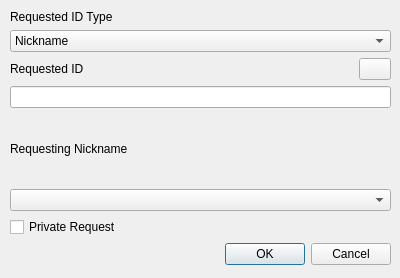
<?xml version="1.0" encoding="UTF-8"?>
<ui version="4.0">
 <class>AddContactDialog</class>
 <widget class="QDialog" name="AddContactDialog">
  <property name="geometry">
   <rect>
    <x>0</x>
    <y>0</y>
    <width>400</width>
    <height>278</height>
   </rect>
  </property>
  <property name="windowTitle">
   <string>Dialog</string>
  </property>
  <widget class="QWidget" name="">
   <property name="geometry">
    <rect>
     <x>10</x>
     <y>10</y>
     <width>381</width>
     <height>255</height>
    </rect>
   </property>
   <layout class="QVBoxLayout" name="verticalLayout_4">
    <item>
     <layout class="QVBoxLayout" name="verticalLayout">
      <item>
       <widget class="QLabel" name="label">
        <property name="text">
         <string>Requested ID Type</string>
        </property>
       </widget>
      </item>
      <item>
       <widget class="QComboBox" name="idTypeComboBox">
        <property name="currentText">
         <string>Nickname</string>
        </property>
        <property name="currentIndex">
         <number>0</number>
        </property>
        <item>
         <property name="text">
          <string>Nickname</string>
         </property>
        </item>
        <item>
         <property name="text">
          <string>Public ID</string>
         </property>
        </item>
       </widget>
      </item>
      <item>
       <layout class="QVBoxLayout" name="verticalLayout_2">
        <item>
         <layout class="QHBoxLayout" name="horizontalLayout" stretch="5,1">
          <property name="spacing">
           <number>0</number>
          </property>
          <item>
           <widget class="QLabel" name="label_2">
            <property name="text">
             <string>Requested ID</string>
            </property>
           </widget>
          </item>
          <item>
           <widget class="QPushButton" name="pastePushButton">
            <property name="sizePolicy">
             <sizepolicy hsizetype="Fixed" vsizetype="Fixed">
              <horstretch>0</horstretch>
              <verstretch>0</verstretch>
             </sizepolicy>
            </property>
            <property name="maximumSize">
             <size>
              <width>32</width>
              <height>16777215</height>
             </size>
            </property>
            <property name="toolTip">
             <string>Paste ID</string>
            </property>
            <property name="text">
             <string/>
            </property>
            <property name="icon">
             <iconset resource="pippip.qrc">
              <normaloff>:/mainwindow/images/652762-clipboard-alt-480.png</normaloff>:/mainwindow/images/652762-clipboard-alt-480.png</iconset>
            </property>
           </widget>
          </item>
         </layout>
        </item>
        <item>
         <widget class="QLineEdit" name="requestedIdLineEdit"/>
        </item>
       </layout>
      </item>
     </layout>
    </item>
    <item>
     <layout class="QVBoxLayout" name="verticalLayout_3">
      <item>
       <widget class="QLabel" name="label_3">
        <property name="text">
         <string>Requesting Nickname</string>
        </property>
       </widget>
      </item>
      <item>
       <widget class="QComboBox" name="nicknameComboBox"/>
      </item>
     </layout>
    </item>
    <item>
     <widget class="QCheckBox" name="privateCheckBox">
      <property name="text">
       <string>Private Request</string>
      </property>
     </widget>
    </item>
    <item>
     <widget class="QDialogButtonBox" name="buttonBox">
      <property name="orientation">
       <enum>Qt::Horizontal</enum>
      </property>
      <property name="standardButtons">
       <set>QDialogButtonBox::Cancel|QDialogButtonBox::Ok</set>
      </property>
     </widget>
    </item>
   </layout>
  </widget>
  <zorder>label_2</zorder>
  <zorder>pastePushButton</zorder>
  <zorder>buttonBox</zorder>
  <zorder>nicknameComboBox</zorder>
  <zorder>label_3</zorder>
  <zorder>label_2</zorder>
  <zorder>pastePushButton</zorder>
  <zorder>idTypeComboBox</zorder>
  <zorder>label</zorder>
  <zorder>privateCheckBox</zorder>
  <zorder>requestedIdLineEdit</zorder>
  <zorder>label_2</zorder>
  <zorder>pastePushButton</zorder>
 </widget>
 <resources>
  <include location="pippip.qrc"/>
 </resources>
 <connections>
  <connection>
   <sender>buttonBox</sender>
   <signal>accepted()</signal>
   <receiver>AddContactDialog</receiver>
   <slot>accept()</slot>
   <hints>
    <hint type="sourcelabel">
     <x>248</x>
     <y>254</y>
    </hint>
    <hint type="destinationlabel">
     <x>157</x>
     <y>274</y>
    </hint>
   </hints>
  </connection>
  <connection>
   <sender>buttonBox</sender>
   <signal>rejected()</signal>
   <receiver>AddContactDialog</receiver>
   <slot>reject()</slot>
   <hints>
    <hint type="sourcelabel">
     <x>316</x>
     <y>260</y>
    </hint>
    <hint type="destinationlabel">
     <x>286</x>
     <y>274</y>
    </hint>
   </hints>
  </connection>
 </connections>
</ui>
